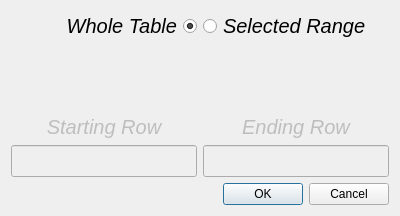
<?xml version="1.0" encoding="UTF-8"?>
<ui version="4.0">
 <class>Dialog</class>
 <widget class="QDialog" name="Dialog">
  <property name="geometry">
   <rect>
    <x>0</x>
    <y>0</y>
    <width>400</width>
    <height>216</height>
   </rect>
  </property>
  <property name="windowTitle">
   <string>Dialog</string>
  </property>
  <layout class="QGridLayout" name="gridLayout">
   <item row="0" column="0">
    <widget class="QRadioButton" name="whole_table_rb">
     <property name="font">
      <font>
       <pointsize>15</pointsize>
       <italic>true</italic>
      </font>
     </property>
     <property name="layoutDirection">
      <enum>Qt::LayoutDirection::RightToLeft</enum>
     </property>
     <property name="text">
      <string>Whole Table</string>
     </property>
     <property name="checked">
      <bool>true</bool>
     </property>
    </widget>
   </item>
   <item row="0" column="1">
    <widget class="QRadioButton" name="selected_row_rb">
     <property name="enabled">
      <bool>true</bool>
     </property>
     <property name="font">
      <font>
       <pointsize>15</pointsize>
       <italic>true</italic>
      </font>
     </property>
     <property name="text">
      <string>Selected Range</string>
     </property>
    </widget>
   </item>
   <item row="1" column="0">
    <widget class="QLabel" name="label">
     <property name="enabled">
      <bool>false</bool>
     </property>
     <property name="font">
      <font>
       <pointsize>15</pointsize>
       <italic>true</italic>
      </font>
     </property>
     <property name="text">
      <string>Starting Row</string>
     </property>
     <property name="alignment">
      <set>Qt::AlignmentFlag::AlignBottom|Qt::AlignmentFlag::AlignHCenter</set>
     </property>
    </widget>
   </item>
   <item row="1" column="1">
    <widget class="QLabel" name="label_2">
     <property name="enabled">
      <bool>false</bool>
     </property>
     <property name="font">
      <font>
       <pointsize>15</pointsize>
       <italic>true</italic>
      </font>
     </property>
     <property name="text">
      <string>Ending Row</string>
     </property>
     <property name="alignment">
      <set>Qt::AlignmentFlag::AlignBottom|Qt::AlignmentFlag::AlignHCenter</set>
     </property>
    </widget>
   </item>
   <item row="2" column="0">
    <widget class="QLineEdit" name="start_row_value">
     <property name="enabled">
      <bool>false</bool>
     </property>
     <property name="font">
      <font>
       <pointsize>15</pointsize>
      </font>
     </property>
    </widget>
   </item>
   <item row="2" column="1">
    <widget class="QLineEdit" name="end_row_value">
     <property name="enabled">
      <bool>false</bool>
     </property>
     <property name="font">
      <font>
       <pointsize>15</pointsize>
      </font>
     </property>
    </widget>
   </item>
   <item row="3" column="0" colspan="2">
    <widget class="QDialogButtonBox" name="buttonBox">
     <property name="orientation">
      <enum>Qt::Orientation::Horizontal</enum>
     </property>
     <property name="standardButtons">
      <set>QDialogButtonBox::StandardButton::Cancel|QDialogButtonBox::StandardButton::Ok</set>
     </property>
    </widget>
   </item>
  </layout>
 </widget>
 <resources/>
 <connections>
  <connection>
   <sender>buttonBox</sender>
   <signal>accepted()</signal>
   <receiver>Dialog</receiver>
   <slot>accept()</slot>
   <hints>
    <hint type="sourcelabel">
     <x>248</x>
     <y>254</y>
    </hint>
    <hint type="destinationlabel">
     <x>157</x>
     <y>274</y>
    </hint>
   </hints>
  </connection>
  <connection>
   <sender>buttonBox</sender>
   <signal>rejected()</signal>
   <receiver>Dialog</receiver>
   <slot>reject()</slot>
   <hints>
    <hint type="sourcelabel">
     <x>316</x>
     <y>260</y>
    </hint>
    <hint type="destinationlabel">
     <x>286</x>
     <y>274</y>
    </hint>
   </hints>
  </connection>
 </connections>
</ui>
